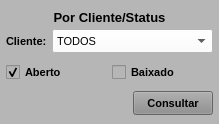
               <widget class="QWidget" name="widget_Cor9" native="true">
                <property name="sizePolicy">
                 <sizepolicy hsizetype="Preferred" vsizetype="Preferred">
                  <horstretch>0</horstretch>
                  <verstretch>0</verstretch>
                 </sizepolicy>
                </property>
                <property name="minimumSize">
                 <size>
                  <width>0</width>
                  <height>0</height>
                 </size>
                </property>
                <property name="maximumSize">
                 <size>
                  <width>250</width>
                  <height>16777215</height>
                 </size>
                </property>
                <property name="styleSheet">
                 <string notr="true">background-color: rgb(182, 182, 182);</string>
                </property>
                <layout class="QVBoxLayout" name="verticalLayout_17">
                 <property name="spacing">
                  <number>1</number>
                 </property>
                 <property name="leftMargin">
                  <number>1</number>
                 </property>
                 <property name="topMargin">
                  <number>10</number>
                 </property>
                 <property name="rightMargin">
                  <number>1</number>
                 </property>
                 <property name="bottomMargin">
                  <number>6</number>
                 </property>
                 <item>
                  <widget class="QLabel" name="label_65">
                   <property name="minimumSize">
                    <size>
                     <width>0</width>
                     <height>15</height>
                    </size>
                   </property>
                   <property name="maximumSize">
                    <size>
                     <width>16777215</width>
                     <height>15</height>
                    </size>
                   </property>
                   <property name="font">
                    <font>
                     <pointsize>10</pointsize>
                     <weight>75</weight>
                     <bold>true</bold>
                    </font>
                   </property>
                   <property name="text">
                    <string>Por Cliente/Status</string>
                   </property>
                   <property name="alignment">
                    <set>Qt::AlignCenter</set>
                   </property>
                  </widget>
                 </item>
                 <item>
                  <widget class="QWidget" name="widget_37" native="true">
                   <property name="minimumSize">
                    <size>
                     <width>0</width>
                     <height>30</height>
                    </size>
                   </property>
                   <property name="maximumSize">
                    <size>
                     <width>16777215</width>
                     <height>30</height>
                    </size>
                   </property>
                   <property name="styleSheet">
                    <string notr="true"/>
                   </property>
                   <layout class="QHBoxLayout" name="horizontalLayout_36">
                    <property name="spacing">
                     <number>5</number>
                    </property>
                    <property name="leftMargin">
                     <number>5</number>
                    </property>
                    <property name="topMargin">
                     <number>3</number>
                    </property>
                    <property name="rightMargin">
                     <number>5</number>
                    </property>
                    <property name="bottomMargin">
                     <number>3</number>
                    </property>
                    <item>
                     <widget class="QLabel" name="label_67">
                      <property name="minimumSize">
                       <size>
                        <width>0</width>
                        <height>0</height>
                       </size>
                      </property>
                      <property name="maximumSize">
                       <size>
                        <width>50</width>
                        <height>16777215</height>
                       </size>
                      </property>
                      <property name="font">
                       <font>
                        <pointsize>8</pointsize>
                        <weight>75</weight>
                        <bold>true</bold>
                       </font>
                      </property>
                      <property name="text">
                       <string>Cliente:</string>
                      </property>
                      <property name="alignment">
                       <set>Qt::AlignLeading|Qt::AlignLeft|Qt::AlignVCenter</set>
                      </property>
                     </widget>
                    </item>
                    <item>
                     <widget class="QComboBox" name="combo_Cliente_Exp">
                      <property name="sizePolicy">
                       <sizepolicy hsizetype="Preferred" vsizetype="Preferred">
                        <horstretch>0</horstretch>
                        <verstretch>0</verstretch>
                       </sizepolicy>
                      </property>
                      <property name="minimumSize">
                       <size>
                        <width>0</width>
                        <height>0</height>
                       </size>
                      </property>
                      <property name="maximumSize">
                       <size>
                        <width>180</width>
                        <height>16777215</height>
                       </size>
                      </property>
                      <property name="font">
                       <font>
                        <pointsize>8</pointsize>
                       </font>
                      </property>
                      <property name="styleSheet">
                       <string notr="true">background-color: rgb(255, 255, 255);</string>
                      </property>
                      <item>
                       <property name="text">
                        <string>TODOS</string>
                       </property>
                      </item>
                      <item>
                       <property name="text">
                        <string>103 - HOMEBAG</string>
                       </property>
                      </item>
                      <item>
                       <property name="text">
                        <string>2 - KOBA</string>
                       </property>
                      </item>
                      <item>
                       <property name="text">
                        <string>6 - PACIFIL</string>
                       </property>
                      </item>
                      <item>
                       <property name="text">
                        <string>5 - PLASTICOS ARACAJU</string>
                       </property>
                      </item>
                      <item>
                       <property name="text">
                        <string>4 - PLASTICOS SUZUKI</string>
                       </property>
                      </item>
                      <item>
                       <property name="text">
                        <string>8 - RECICLADORA</string>
                       </property>
                      </item>
                      <item>
                       <property name="text">
                        <string>86 - TASHIRO &amp; TAKATA</string>
                       </property>
                      </item>
                      <item>
                       <property name="text">
                        <string>3 - VOTI</string>
                       </property>
                      </item>
                     </widget>
                    </item>
                   </layout>
                  </widget>
                 </item>
                 <item>
                  <widget class="QWidget" name="widget_52" native="true">
                   <property name="minimumSize">
                    <size>
                     <width>0</width>
                     <height>30</height>
                    </size>
                   </property>
                   <property name="maximumSize">
                    <size>
                     <width>16777215</width>
                     <height>30</height>
                    </size>
                   </property>
                   <property name="styleSheet">
                    <string notr="true"/>
                   </property>
                   <layout class="QHBoxLayout" name="horizontalLayout_37">
                    <property name="spacing">
                     <number>5</number>
                    </property>
                    <property name="leftMargin">
                     <number>5</number>
                    </property>
                    <property name="topMargin">
                     <number>3</number>
                    </property>
                    <property name="rightMargin">
                     <number>5</number>
                    </property>
                    <property name="bottomMargin">
                     <number>3</number>
                    </property>
                    <item>
                     <widget class="QCheckBox" name="check_Aberto_Exp">
                      <property name="sizePolicy">
                       <sizepolicy hsizetype="Preferred" vsizetype="Preferred">
                        <horstretch>0</horstretch>
                        <verstretch>0</verstretch>
                       </sizepolicy>
                      </property>
                      <property name="font">
                       <font>
                        <pointsize>8</pointsize>
                        <weight>75</weight>
                        <bold>true</bold>
                       </font>
                      </property>
                      <property name="text">
                       <string>Aberto</string>
                      </property>
                      <property name="checked">
                       <bool>true</bool>
                      </property>
                     </widget>
                    </item>
                    <item>
                     <widget class="QCheckBox" name="check_Baixado_Exp">
                      <property name="sizePolicy">
                       <sizepolicy hsizetype="Preferred" vsizetype="Preferred">
                        <horstretch>0</horstretch>
                        <verstretch>0</verstretch>
                       </sizepolicy>
                      </property>
                      <property name="font">
                       <font>
                        <pointsize>8</pointsize>
                        <weight>75</weight>
                        <bold>true</bold>
                       </font>
                      </property>
                      <property name="text">
                       <string>Baixado</string>
                      </property>
                     </widget>
                    </item>
                   </layout>
                  </widget>
                 </item>
                 <item>
                  <widget class="QWidget" name="widget_44" native="true">
                   <property name="minimumSize">
                    <size>
                     <width>0</width>
                     <height>30</height>
                    </size>
                   </property>
                   <property name="maximumSize">
                    <size>
                     <width>16777215</width>
                     <height>30</height>
                    </size>
                   </property>
                   <property name="styleSheet">
                    <string notr="true"/>
                   </property>
                   <layout class="QHBoxLayout" name="horizontalLayout_38">
                    <property name="spacing">
                     <number>5</number>
                    </property>
                    <property name="leftMargin">
                     <number>5</number>
                    </property>
                    <property name="topMargin">
                     <number>3</number>
                    </property>
                    <property name="rightMargin">
                     <number>5</number>
                    </property>
                    <property name="bottomMargin">
                     <number>3</number>
                    </property>
                    <item>
                     <widget class="QLabel" name="label_30">
                      <property name="text">
                       <string/>
                      </property>
                     </widget>
                    </item>
                    <item>
                     <widget class="QPushButton" name="btn_Status_Exp">
                      <property name="sizePolicy">
                       <sizepolicy hsizetype="Preferred" vsizetype="Preferred">
                        <horstretch>0</horstretch>
                        <verstretch>0</verstretch>
                       </sizepolicy>
                      </property>
                      <property name="maximumSize">
                       <size>
                        <width>80</width>
                        <height>16777215</height>
                       </size>
                      </property>
                      <property name="font">
                       <font>
                        <pointsize>8</pointsize>
                        <weight>75</weight>
                        <bold>true</bold>
                       </font>
                      </property>
                      <property name="cursor">
                       <cursorShape>PointingHandCursor</cursorShape>
                      </property>
                      <property name="styleSheet">
                       <string notr="true">background-color: rgb(141, 141, 141);</string>
                      </property>
                      <property name="text">
                       <string>Consultar</string>
                      </property>
                     </widget>
                    </item>
                   </layout>
                  </widget>
                 </item>
                </layout>
               </widget>
